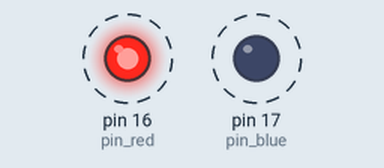
Recording of a sketch running on a simulated Arduino Uno, built with avr-gcc and run on an emulated ATmega328P. On the bench: output pins drawn as LEDs (lit = HIGH). Dashed ring = blinking.

Above: at 0.05 s.
Timing chart, 0 to 3.0 s (numbered marks = the images above):
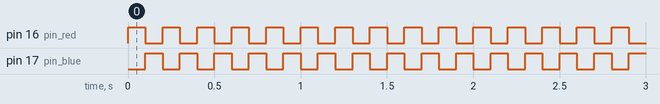

The sketch:

TrafficLightSimulation.ino
```cpp
const int pin_red = 16;
const int pin_blue = 17;

void setup() {
  pinMode(pin_red , OUTPUT);
  pinMode(pin_blue , OUTPUT);

}

void loop() {
  digitalWrite(pin_red, HIGH);
  delay(100);
  digitalWrite(pin_red, LOW);
  digitalWrite(pin_blue, HIGH);
  delay(100);
  digitalWrite(pin_blue , LOW);

  // put your main code here, to run repeatedly:

}
```

Measured:
- by itself, pin 16 (pin_red), pin 17 (pin_blue): alternates HIGH for 0.10 s and LOW for 0.10 s
